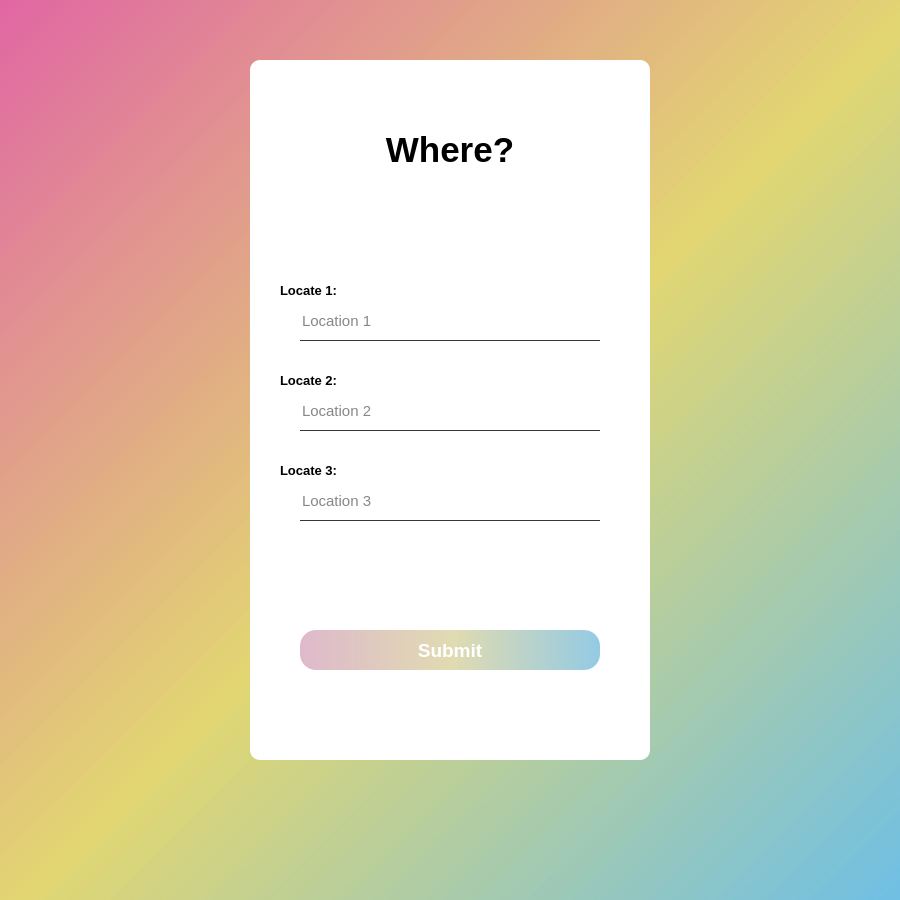
<?xml version="1.0" encoding="UTF-8"?>
<ui version="4.0">
 <class>Dialog</class>
 <widget class="QDialog" name="Dialog">
  <property name="geometry">
   <rect>
    <x>0</x>
    <y>0</y>
    <width>900</width>
    <height>900</height>
   </rect>
  </property>
  <property name="windowTitle">
   <string>Dialog</string>
  </property>
  <property name="styleSheet">
   <string notr="true">background-color : qlineargradient(spread:pad, x1:0, y1:0, x2:1, y2:1, stop:0 rgba(223, 95, 159, 200), stop:0.513812 rgba(224, 212, 107, 200), stop:1 rgba(103, 188, 228, 200))</string>
  </property>
  <widget class="QWidget" name="widget" native="true">
   <property name="geometry">
    <rect>
     <x>250</x>
     <y>60</y>
     <width>400</width>
     <height>700</height>
    </rect>
   </property>
   <property name="styleSheet">
    <string notr="true">background-color: rgb(255, 255, 255);

border-radius : 10px;</string>
   </property>
   <widget class="QLabel" name="label_2">
    <property name="geometry">
     <rect>
      <x>100</x>
      <y>60</y>
      <width>200</width>
      <height>60</height>
     </rect>
    </property>
    <property name="styleSheet">
     <string notr="true">color : rgb(0, 0, 0);
background-color : rgb(255, 255, 255);

font-family : 'Dosis';
font-weight : bold;
font-size : 26pt; </string>
    </property>
    <property name="text">
     <string>Where?</string>
    </property>
    <property name="alignment">
     <set>Qt::AlignCenter</set>
    </property>
   </widget>
   <widget class="QPushButton" name="Submit_button">
    <property name="geometry">
     <rect>
      <x>50</x>
      <y>570</y>
      <width>300</width>
      <height>40</height>
     </rect>
    </property>
    <property name="styleSheet">
     <string notr="true">color : rgb(255, 255, 255);
background-color : qlineargradient(spread:pad, x1:0, y1:0, x2:1, y2:0, stop:0 rgba(223, 185, 204, 255), stop:0.510989 rgba(224, 219, 177, 255), stop:1 rgba(148, 202, 228, 255));

font-family : 'Dosis';
font-weight : bold;
font-size : 14pt;

border-radius : 16px;</string>
    </property>
    <property name="text">
     <string>Submit</string>
    </property>
   </widget>
   <widget class="QLineEdit" name="locate_3">
    <property name="geometry">
     <rect>
      <x>50</x>
      <y>420</y>
      <width>300</width>
      <height>41</height>
     </rect>
    </property>
    <property name="styleSheet">
     <string notr="true">color : rgba(0, 0, 0, 240);
background-color : rgba(0, 0, 0, 0);

font-size:11pt;
font-family : 'Dosis';</string>
    </property>
    <property name="text">
     <string/>
    </property>
    <property name="placeholderText">
     <string>Location 3</string>
    </property>
   </widget>
   <widget class="QLineEdit" name="locate_1">
    <property name="geometry">
     <rect>
      <x>50</x>
      <y>240</y>
      <width>300</width>
      <height>41</height>
     </rect>
    </property>
    <property name="styleSheet">
     <string notr="true">color : rgba(0, 0, 0, 240);
background-color : rgba(0, 0, 0, 0);

font-size:11pt;
font-family : 'Dosis';</string>
    </property>
    <property name="text">
     <string/>
    </property>
    <property name="placeholderText">
     <string>Location 1</string>
    </property>
   </widget>
   <widget class="QLineEdit" name="locate_2">
    <property name="geometry">
     <rect>
      <x>50</x>
      <y>330</y>
      <width>300</width>
      <height>41</height>
     </rect>
    </property>
    <property name="styleSheet">
     <string notr="true">color : rgba(0, 0, 0, 240);
background-color : rgba(0, 0, 0, 0);

font-size:11pt;
font-family : 'Dosis';</string>
    </property>
    <property name="text">
     <string/>
    </property>
    <property name="placeholderText">
     <string>Location 2</string>
    </property>
   </widget>
   <widget class="QLabel" name="label">
    <property name="geometry">
     <rect>
      <x>30</x>
      <y>210</y>
      <width>91</width>
      <height>41</height>
     </rect>
    </property>
    <property name="styleSheet">
     <string notr="true">color:rgb(0, 0, 0);
background-color: rgb(255, 255, 255);

font-weight : 600;
font-family : 'Dosis';
font-size : 10pt;</string>
    </property>
    <property name="text">
     <string>Locate 1:</string>
    </property>
   </widget>
   <widget class="QLabel" name="label_5">
    <property name="geometry">
     <rect>
      <x>30</x>
      <y>390</y>
      <width>91</width>
      <height>41</height>
     </rect>
    </property>
    <property name="styleSheet">
     <string notr="true">color:rgb(0, 0, 0);
background-color: rgb(255, 255, 255);

font-weight : 600;
font-family : 'Dosis';
font-size : 10pt;</string>
    </property>
    <property name="text">
     <string>Locate 3:</string>
    </property>
   </widget>
   <widget class="QLabel" name="label_3">
    <property name="geometry">
     <rect>
      <x>30</x>
      <y>300</y>
      <width>91</width>
      <height>41</height>
     </rect>
    </property>
    <property name="styleSheet">
     <string notr="true">color:rgb(0, 0, 0);
background-color: rgb(255, 255, 255);

font-weight : 600;
font-family : 'Dosis';
font-size : 10pt;</string>
    </property>
    <property name="text">
     <string>Locate 2:</string>
    </property>
   </widget>
   <widget class="Line" name="line">
    <property name="geometry">
     <rect>
      <x>50</x>
      <y>280</y>
      <width>300</width>
      <height>1</height>
     </rect>
    </property>
    <property name="styleSheet">
     <string notr="true">background-color: rgb(54, 54, 54);</string>
    </property>
    <property name="orientation">
     <enum>Qt::Horizontal</enum>
    </property>
   </widget>
   <widget class="Line" name="line_2">
    <property name="geometry">
     <rect>
      <x>50</x>
      <y>370</y>
      <width>300</width>
      <height>1</height>
     </rect>
    </property>
    <property name="styleSheet">
     <string notr="true">background-color: rgb(54, 54, 54);</string>
    </property>
    <property name="orientation">
     <enum>Qt::Horizontal</enum>
    </property>
   </widget>
   <widget class="Line" name="line_3">
    <property name="geometry">
     <rect>
      <x>50</x>
      <y>460</y>
      <width>300</width>
      <height>1</height>
     </rect>
    </property>
    <property name="styleSheet">
     <string notr="true">background-color: rgb(54, 54, 54);</string>
    </property>
    <property name="orientation">
     <enum>Qt::Horizontal</enum>
    </property>
   </widget>
  </widget>
 </widget>
 <resources/>
 <connections/>
</ui>
